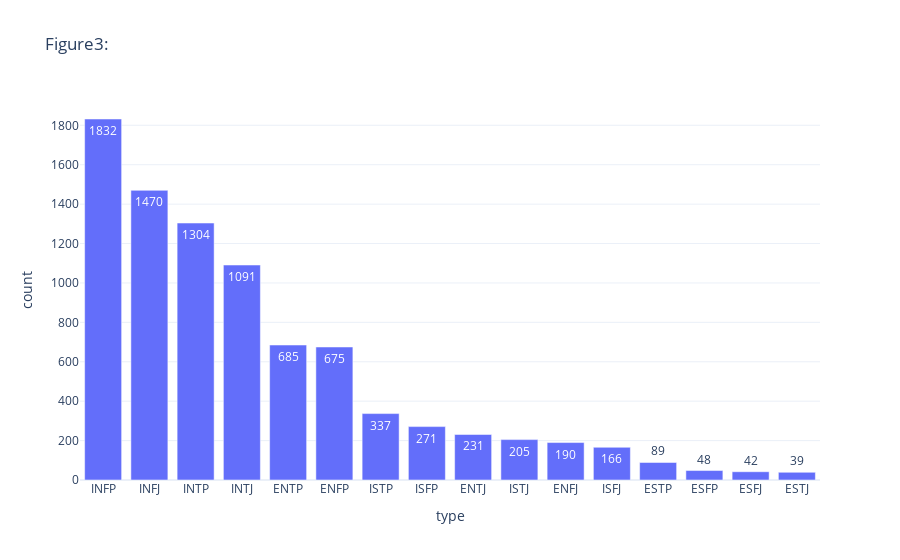

This figure's notebook cell:
### Markdown cell above
## Data from Kaggle

### Code cell
figs['원래자료'].layout['title']['text']='Figure3: '
figs['원래자료'].show(width=750)

### Figure 1 — Plotly figure (JSON) as saved in the notebook; plotly's stock layout.template omitted (floating-point values rounded to 4 significant figures)
{"data": [{"alignmentgroup": "True", "hovertemplate": "type=%{x}<br>count=%{text}<extra></extra>", "legendgroup": "", "marker": {"color": "#636efa", "pattern": {"shape": ""}}, "name": "", "offsetgroup": "", "orientation": "v", "showlegend": false, "text": [1832, 1470, 1304, 1091, 685, 675, 337, 271, 231, 205, 190, 166, 89, 48, 42, 39], "textposition": "auto", "type": "bar", "x": ["INFP", "INFJ", "INTP", "INTJ", "ENTP", "ENFP", "ISTP", "ISFP", "ENTJ", "ISTJ", "ENFJ", "ISFJ", "ESTP", "ESFP", "ESFJ", "ESTJ"], "xaxis": "x", "y": [1832, 1470, 1304, 1091, 685, 675, 337, 271, 231, 205, 190, 166, 89, 48, 42, 39], "yaxis": "y"}], "layout": {"autosize": true, "barmode": "relative", "legend": {"tracegroupgap": 0}, "title": {"text": "Figure3: "}, "xaxis": {"anchor": "y", "autorange": true, "domain": [0, 1], "range": [-0.5, 15.5], "title": {"text": "type"}, "type": "category"}, "yaxis": {"anchor": "x", "autorange": true, "domain": [0, 1], "range": [0, 1928.0], "title": {"text": "count"}, "type": "linear"}}}
